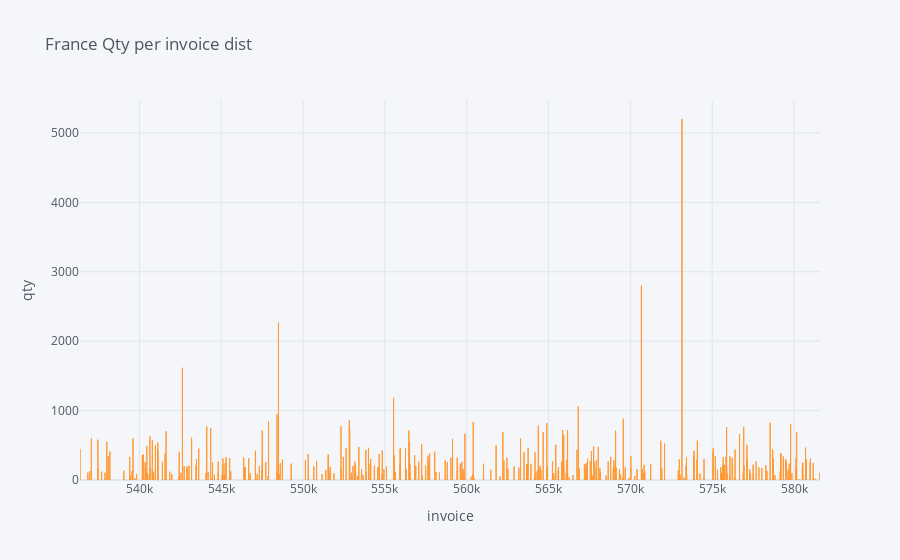

Source (notebook cell):
### Code cell
france = data[data.Country == 'France'] 

france = pd.pivot_table(france, values=['Quantity'], index='InvoiceNo', aggfunc='sum')

france.iplot(kind='bar', xTitle='invoice', yTitle='qty', 
           title='France Qty per invoice dist')

### Figure 1 — Plotly figure (JSON) as saved in the notebook; plotly's stock layout.template omitted (floating-point values rounded to 4 significant figures; data arrays with more than 128 entries replaced by an {"elided": "..."} marker saying what was removed)
{"data": [{"marker": {"color": "rgba(255, 153, 51, 0.6)", "line": {"color": "rgba(255, 153, 51, 1.0)", "width": 1}}, "name": "Quantity", "orientation": "v", "text": "", "type": "bar", "x": {"elided": "379 int values"}, "y": {"elided": "379 int values"}}], "layout": {"legend": {"bgcolor": "#F5F6F9", "font": {"color": "#4D5663"}}, "paper_bgcolor": "#F5F6F9", "plot_bgcolor": "#F5F6F9", "title": {"font": {"color": "#4D5663"}, "text": "France Qty per invoice dist"}, "xaxis": {"gridcolor": "#E1E5ED", "showgrid": true, "tickfont": {"color": "#4D5663"}, "title": {"font": {"color": "#4D5663"}, "text": "invoice"}, "zerolinecolor": "#E1E5ED"}, "yaxis": {"gridcolor": "#E1E5ED", "showgrid": true, "tickfont": {"color": "#4D5663"}, "title": {"font": {"color": "#4D5663"}, "text": "qty"}, "zerolinecolor": "#E1E5ED"}}}
